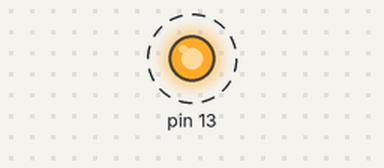
Simulated run of this sketch. Board: Arduino Mega 2560, built with avr-gcc and run on an emulated ATmega2560. On the bench: output pins drawn as LEDs (lit = HIGH). Dashed ring = blinking. What the sketch prints to the serial monitor is not drawn.

Above: at 0.5 s.
Timing chart, 0 to 3.0 s (numbered marks = the images above):
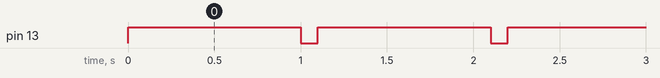

The sketch:

hello-world.ino
```cpp
void setup(){
    pinMode(13, OUTPUT);
    Serial.begin(9600);
}

void loop(){
    digitalWrite(13, HIGH);
    Serial.print("Hello ");
    delay(1000);
    digitalWrite(13, LOW);
    Serial.println("World!");
    delay(100);
}
```

Measured:
- by itself, pin 13: alternates HIGH for 1.0 s and LOW for 0.10 s
